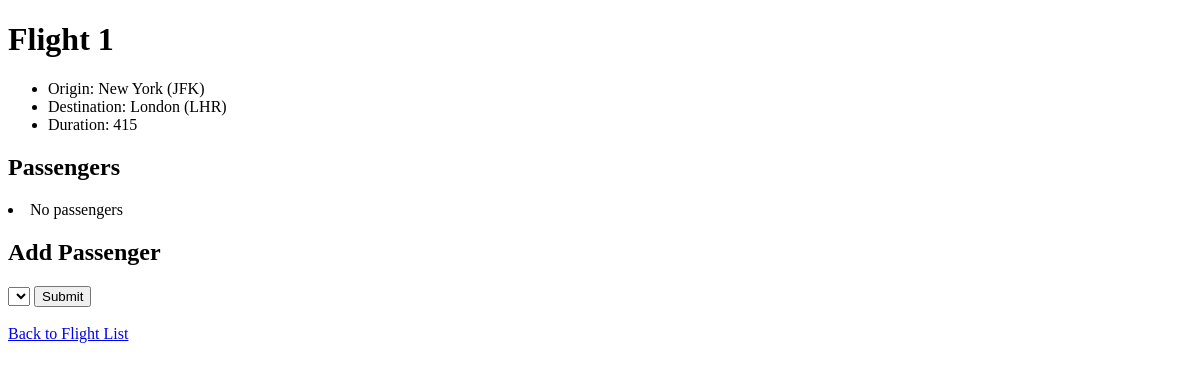
The page /flights/1 on the database as committed earlier.
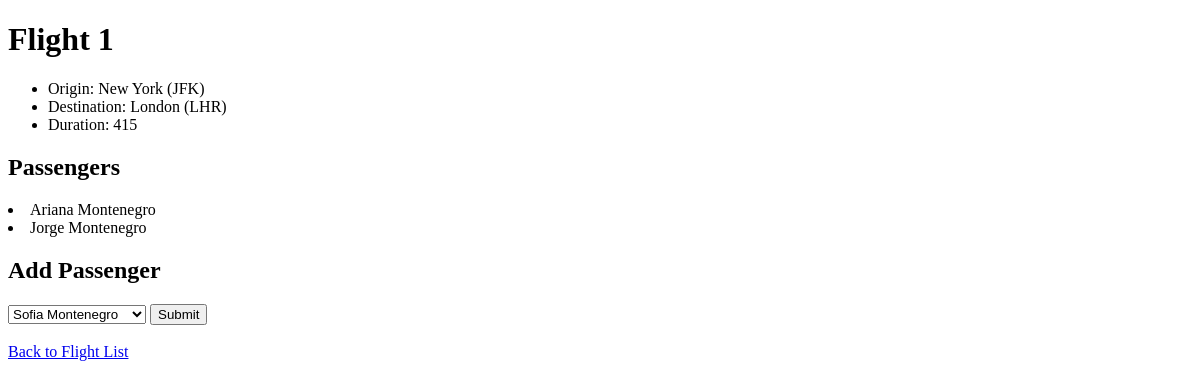
The same page on the database as committed later.
### flights/models.py (models this page shows)
class Passenger(models.Model):
    first = models.CharField(max_length=64)
    last = models.CharField(max_length=64)
    flights = models.ManyToManyField(Flight, blank=True, related_name="passengers" )
    def __str__(self):
        return f"{self.first} {self.last}"

### flights/views.py (the view)
# urls.py: path("<int:flight_id>", views.flight, name="flight"),
def flight(request, flight_id):
    flight= Flight.objects.get(pk=flight_id)
    return render(request, "flights/flight.html", {
    "flight": flight,
    "passengers": flight.passengers.all(),
    "non_passengers": Passenger.objects.exclude(flights=flight).all()
    })

### flights/models.py (called while the page is built)
    def __str__(self):
        return f"{self.city} ({self.code})"

### flights/templates/flights/flight.html (shortened to what this page needs)
{% extends "flights/layout.html" %}
{% block body %}
    <h1> Flight {{ flight.id }}</h1>
    <ul>
        <li> Origin: {{ flight.origin }} </li>
        <li> Destination: {{ flight.destination }} </li>
        <li> Duration: {{ flight.duration }} </li>
    </ul>
    <h2>Passengers</h2>
    {% for passenger in passengers %}
        <li>{{ passenger }} </li>
    {% empty %}
        <li> No passengers </li>
    {% endfor %}
    <h2> Add Passenger </h2>
    <form action="{% url 'book' flight.id %}" method="post">
        <select name="passenger">
            {% for passenger in non_passengers %}
                <option value="{{ passenger.id }}"> {{ passenger }} </option>
            {% endfor %}
        </select>
        <input type="submit">
    </form>
    <br>
    <a href="{% url 'index' %}">Back to Flight List</a>
    {% endblock %}

Rows that differ between the two databases and show on the page:
added Passenger: first+last "Ariana Montenegro"
added Passenger: first+last "Jorge Montenegro"
Other text that changed with them:
form field passenger: (not shown) → "Sofia Montenegro"
text no longer shown: "No passengers"
